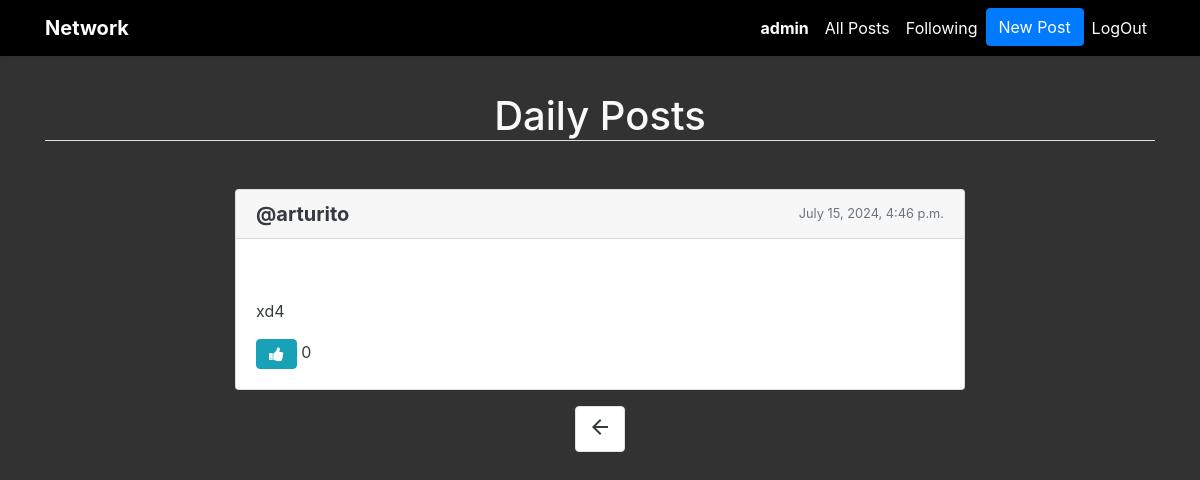
/?page=2 (signed in), run on the app's committed database.
### network/models.py (models this page shows, shortened)
class User(AbstractUser):
    pass

class Post(models.Model):
    content = models.CharField(max_length=500)
    user = models.ForeignKey(User, on_delete=models.CASCADE, related_name="userID")
    date = models.DateTimeField(auto_now_add=True)
    image = models.ImageField(upload_to='images/project4/', blank=True, null=True) # esto de imagenes aun no lo he puesto

### network/views.py (the view, shortened to what this page needs)
# urls.py: path("", views.index, name="index"),
def index(request):
    posts = Post.objects.all()
    paginator = Paginator(posts, 10)
    page_number = request.GET.get('page')
    posts_of_the_page = paginator.get_page(page_number)
    all_likes = Like.objects.all()
    quien_te_gusto = []
    like_counts = {}
    for post in posts:
        if post.id not in like_counts:
            like_counts[post.id] = 0
    return render(request, "network/index.html", {
        "posts_of_the_page": posts_of_the_page,
        "quien_te_gusto": quien_te_gusto,
        "like_counts": like_counts,
    })

### network/templatetags/filters.py (called while the page is built)
@register.filter
def get_item(dictionary, key):
    return dictionary.get(key)

### network/templates/network/index.html (shortened to what this page needs)
{% extends "network/layout.html" %}
{% load cloudinary %}
{% load filters %}
{% block body %}
<div class="container">
    <h1 class="mt-3 mb-5 text-center text-light border-bottom">Daily Posts</h1>
    <div class="row">
        {% for post in posts_of_the_page %}
        <div class="col-md-8 mx-auto" id="post_{{ post.id }}">
            <div class="card mb-3">
                <div class="card-header d-flex justify-content-between align-items-center">
                    <a href="{% url 'profile' user_id=post.user.id %}"><h5 class="card-title text-dark mb-0"><strong>@{{ post.user.username }}</strong></h5></a>
                    <small class="text-muted">{{ post.date }}</small>
                </div>
                <div class="card-body">
                    {% if post.image %}
                    <div class="mb-3">
                    </div>
                    {% endif %}
                    <p class="card-text text-dark" id="post_content_{{ post.id }}">{{ post.content }}</p>
                    <div class="d-flex justify-content-between">
                        <div>
                            {%if user.is_authenticated %}
                                {% if post.id in quien_te_gusto %}
                                <button class="btn btn-info fa fa-thumbs-down like-btn" data-post-id="{{ post.id }}"></button>
                                {% else %}
                                <button class="btn btn-info fa fa-thumbs-up like-btn" data-post-id="{{ post.id }}"></button>
                                {% endif %}
                                <span id="like-count-{{ post.id }}" class="text-dark">{{ like_counts|get_item:post.id|default:0 }}</span> likes
                            {% else %}
                                <a href="{% url 'login' %}"><button class="btn btn-info fa fa-thumbs-up like-btn" data-post-id="{{ post.id }}"></button></a>
                            {% endif %}
                        </div>
                    </div>
                </div>
            </div>
        </div>
        {% endfor %}
    </div>
</div>
<nav aria-label="Page navigation example">
    <ul class="pagination d-flex justify-content-center">
        {% if posts_of_the_page.has_previous %}
        <li class="page-item"><a class="page-link text-dark" href="?page={{posts_of_the_page.previous_page_number}}"><span class="material-symbols-outlined">
            </span></a></li>
        {% endif %}
    </ul>
</nav>
{% endblock %}

### network/templates/network/layout.html (shortened to what this page needs)
{% load static %}
<!DOCTYPE html>
<html lang="en">
<head>
    <link rel="stylesheet" href="https://stackpath.bootstrapcdn.com/bootstrap/4.4.1/css/bootstrap.min.css">
    <link rel="stylesheet" href="https://cdnjs.cloudflare.com/ajax/libs/font-awesome/4.7.0/css/font-awesome.min.css">
    <link href="{% static 'network/styles.css' %}" rel="stylesheet">
</head>
<body>
<nav class="navbar navbar-expand-lg navbar-light">
    <div class="container">
        <a class="navbar-brand" href="{% url 'index' %}">Network</a>
        <div class="collapse navbar-collapse" id="navbarNav">
            <ul class="navbar-nav ml-auto">
                {% if user.is_authenticated %}
                    <li class="nav-item">
                        <a class="nav-link" href="{% url 'profile' user_id=user.id %}"><strong>{{ user.username }}</strong></a>
                    </li>
                {% endif %}
                <li class="nav-item">
                    <a class="nav-link" href="{% url 'index' %}">All Posts</a>
                </li>
                {% if user.is_authenticated %}
                    <li class="nav-item">
                        <a class="nav-link" href="{% url 'following' %}">Following</a>
                    </li>
                    <li>
                        <button type="button" class="btn btn-primary" data-bs-toggle="modal" data-bs-target="#exampleModal" data-bs-whatever="@mdo">New Post</button>
                    </li>
                    <li class="nav-item">
                        <a class="nav-link" href="{% url 'logout' %}">LogOut</a>
                    </li>
                {% endif %}
            </ul>
        </div>
    </div>
</nav>
<div class="body">
    {% block body %}
    {% endblock %}
</div>
</body>
</html>

### network/templates/network/layout.html (style rules this page uses)
html, body { background-color: rgb(51, 50, 50); color: white !important; }
.navbar { background-color: #000000; box-shadow: 0 2px 4px rgba(0,0,0,0.1); color: white !important; }
.navbar-brand { font-weight: bold; color: white !important; }
.navbar-nav .nav-item .nav-link { color: white !important; }
.body { padding: 20px; min-height: calc(100vh - 56px); color: white !important; }

### data on the page
User: username "admin"
Post: user.username "arturito", date "July 15, 2024, 4:46 p.m.", content "xd4", id "0"
